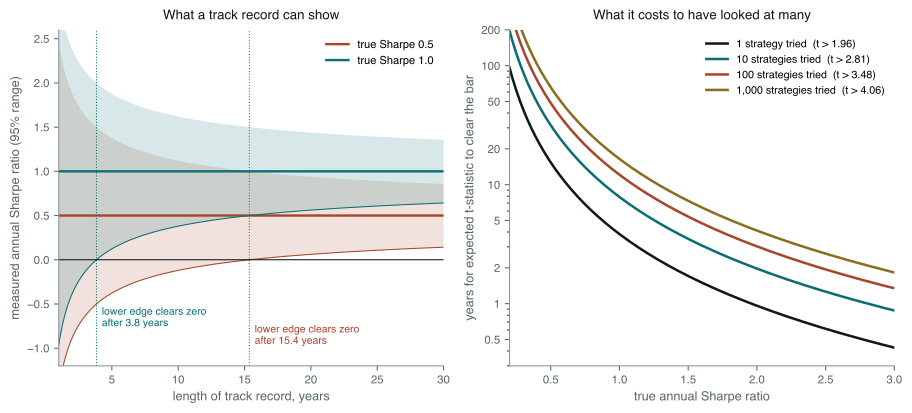

Python code for this plot:
# How long it takes a track record to say anything. Left: the 95% range of the
# Sharpe ratio measured over T years, for strategies whose true annual Sharpe
# ratio is 0.5 and 1.0 (normal, independent returns; the standard error of an
# annualised Sharpe ratio is close to 1 / sqrt(T) when it is estimated from
# daily or monthly data). Right: the years needed before a strategy's t-statistic
# is expected to clear the significance bar, when that bar is corrected for the
# number of strategies tried (Bonferroni, two-sided 5% family-wise level).
#
# Run standalone:  uv run --no-project --with matplotlib python <path>

import os

os.environ.setdefault("SOURCE_DATE_EPOCH", "1735689600")

import matplotlib

matplotlib.use("Agg")
matplotlib.rcParams["svg.fonttype"] = "path"
matplotlib.rcParams["svg.hashsalt"] = "ei_track_record"
matplotlib.rcParams["font.family"] = ["Helvetica", "Arial", "DejaVu Sans"]

from pathlib import Path
from statistics import NormalDist

import matplotlib.pyplot as plt
import numpy as np

INK = "#10171B"
MUTED = "#58666E"
TEAL = "#0B6E75"
RUST = "#A8452B"
GREY = "#8A979D"
GOLD = "#8C6D1F"

Z = NormalDist().inv_cdf


def style(ax: plt.Axes) -> None:
    ax.tick_params(labelsize=8.5, colors=MUTED)
    for side in ("top", "right"):
        ax.spines[side].set_visible(False)
    for side in ("left", "bottom"):
        ax.spines[side].set_color(GREY)


def main() -> None:
    fig, (left, right) = plt.subplots(1, 2, figsize=(9.6, 4.4))

    years = np.linspace(1, 30, 300)
    for sr, colour in ((0.5, RUST), (1.0, TEAL)):
        half = 1.96 / np.sqrt(years)
        left.fill_between(years, sr - half, sr + half, color=colour, alpha=0.16, linewidth=0)
        left.plot(years, np.full_like(years, sr), color=colour, lw=1.8, label=f"true Sharpe {sr:.1f}")
        left.plot(years, sr - half, color=colour, lw=0.8)
        clear = (1.96 / sr) ** 2
        left.axvline(clear, color=colour, lw=0.8, ls=":")
        left.text(
            clear + 0.4,
            -0.95 if sr == 0.5 else -0.75,
            f"lower edge clears zero\nafter {clear:.1f} years",
            fontsize=7.8,
            color=colour,
        )
    left.axhline(0, color=INK, lw=0.8)
    left.set_xlim(1, 30)
    left.set_ylim(-1.2, 2.6)
    left.set_xlabel("length of track record, years", fontsize=9.5, color=MUTED)
    left.set_ylabel("measured annual Sharpe ratio (95% range)", fontsize=9.5, color=MUTED)
    left.set_title("What a track record can show", fontsize=10, color=INK, pad=8)
    left.legend(fontsize=8.3, frameon=False, loc="upper right")
    style(left)

    srs = np.linspace(0.2, 3.0, 300)
    trials = [(1, INK), (10, TEAL), (100, RUST), (1000, GOLD)]
    table = {}
    for k, colour in trials:
        t = Z(1 - 0.025 / k)
        need = (t / srs) ** 2
        right.plot(
            srs, need, color=colour, lw=1.9, label=f"{k:,} strateg{'y' if k == 1 else 'ies'} tried  (t > {t:.2f})"
        )
        table[k] = t
    right.set_yscale("log")
    right.set_xlim(0.2, 3.0)
    right.set_ylim(0.3, 200)
    right.set_yticks([0.5, 1, 2, 5, 10, 20, 50, 100, 200])
    right.set_yticklabels(["0.5", "1", "2", "5", "10", "20", "50", "100", "200"])
    right.set_xlabel("true annual Sharpe ratio", fontsize=9.5, color=MUTED)
    right.set_ylabel("years for expected t-statistic to clear the bar", fontsize=9.5, color=MUTED)
    right.set_title("What it costs to have looked at many", fontsize=10, color=INK, pad=8)
    right.legend(fontsize=8.0, frameon=False, loc="upper right")
    style(right)

    fig.tight_layout()
    out = Path(__file__).with_suffix("")
    for ext in ("pdf", "svg"):
        fig.savefig(f"{out}.{ext}", transparent=True, bbox_inches="tight")

    print("years for the lower edge of the 95% range to clear zero:")
    for sr in (0.25, 0.5, 0.75, 1.0, 1.5, 2.0, 3.0):
        print(f"  SR {sr:4.2f}: {(1.96 / sr) ** 2:6.1f}")
    print("Bonferroni thresholds and years needed (expected t = SR sqrt(T)):")
    for k, _ in trials:
        t = table[k]
        cells = "  ".join(f"SR {sr:.1f}: {(t / sr) ** 2:6.1f}y" for sr in (0.5, 1.0, 2.0))
        print(f"  K={k:5d}  t={t:.2f}  evidence t^2/2 = {t * t / 2:.2f} nats   {cells}")


main()
